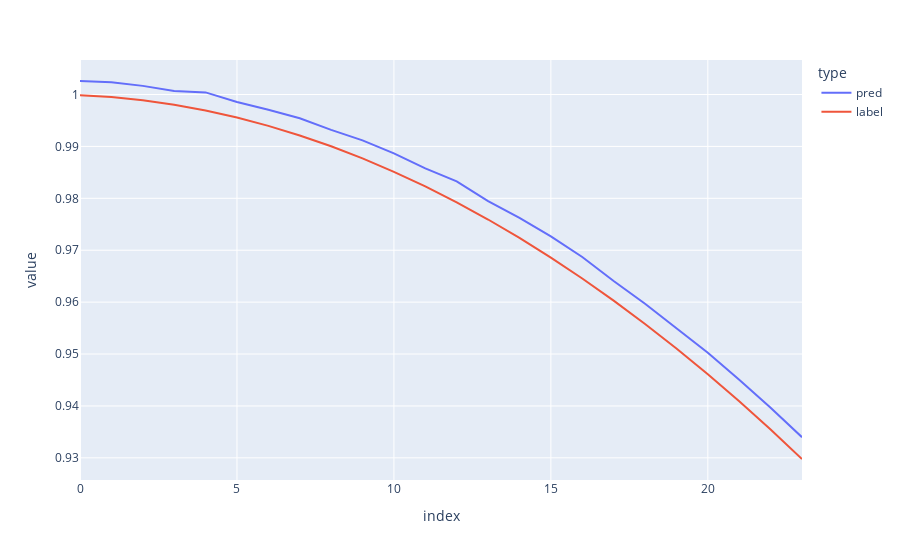

The cell this chart's notebook holds for it:
### Code cell
px.line(
    df_0_inv.melt(
        id_vars="index",
        value_vars=["pred", "label"],
        var_name="type",
        value_name="value"
    ),
    x="index",
    y="value",
    color="type"
)

### Figure 1 — Plotly figure (JSON) as saved in the notebook; plotly's stock layout.template omitted (floating-point values rounded to 4 significant figures)
{"data": [{"hovertemplate": "type=pred<br>index=%{x}<br>value=%{y}<extra></extra>", "legendgroup": "pred", "line": {"color": "#636efa", "dash": "solid"}, "marker": {"symbol": "circle"}, "mode": "lines", "name": "pred", "orientation": "v", "showlegend": true, "type": "scatter", "x": [0, 1, 2, 3, 4, 5, 6, 7, 8, 9, 10, 11, 12, 13, 14, 15, 16, 17, 18, 19, 20, 21, 22, 23], "xaxis": "x", "y": [1.003, 1.002, 1.002, 1.001, 1.0, 0.9986, 0.9971, 0.9954, 0.9932, 0.9912, 0.9887, 0.9858, 0.9833, 0.9795, 0.9762, 0.9727, 0.9687, 0.9641, 0.9597, 0.9549, 0.9503, 0.9451, 0.9397, 0.934], "yaxis": "y"}, {"hovertemplate": "type=label<br>index=%{x}<br>value=%{y}<extra></extra>", "legendgroup": "label", "line": {"color": "#EF553B", "dash": "solid"}, "marker": {"symbol": "circle"}, "mode": "lines", "name": "label", "orientation": "v", "showlegend": true, "type": "scatter", "x": [0, 1, 2, 3, 4, 5, 6, 7, 8, 9, 10, 11, 12, 13, 14, 15, 16, 17, 18, 19, 20, 21, 22, 23], "xaxis": "x", "y": [0.9999, 0.9995, 0.9989, 0.998, 0.9969, 0.9956, 0.994, 0.9921, 0.99, 0.9877, 0.9851, 0.9823, 0.9792, 0.9759, 0.9724, 0.9686, 0.9646, 0.9603, 0.9558, 0.9511, 0.9461, 0.9409, 0.9354, 0.9298], "yaxis": "y"}], "layout": {"legend": {"title": {"text": "type"}, "tracegroupgap": 0}, "margin": {"t": 60}, "xaxis": {"anchor": "y", "domain": [0, 1], "title": {"text": "index"}}, "yaxis": {"anchor": "x", "domain": [0, 1], "title": {"text": "value"}}}}
